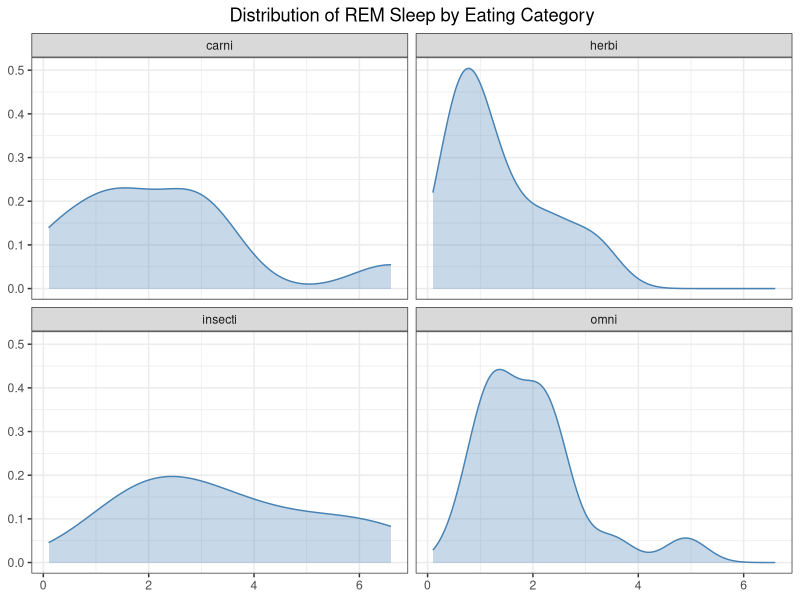

Reproduce this figure in R.
# Analysis of variance (ANOVA)

library(tidyverse)
View(msleep)

# H0 = the average rem sleep of each vore categories are same

my_data <- msleep %>% 
  select(vore, sleep_rem) %>% 
  drop_na()

model_1 <- aov(sleep_rem ~ vore, data = my_data)
summary(model_1)

# Or
msleep %>% 
  select(vore, sleep_rem) %>% 
  drop_na() %>% 
  aov(sleep_rem ~ vore, data = .) %>% 
  summary()

# if p-value < 0.05 , statistically insignificant, reject H0


# graphics
msleep %>% 
  select(vore, sleep_rem) %>% 
  drop_na() %>% 
  ggplot(aes(sleep_rem)) +
  geom_density(fill = "steelblue", 
               color = 'steelblue',
               alpha = 0.3)+
  facet_wrap(~ vore)+
  labs(title = "Distribution of REM Sleep by Eating Category",
       x = NULL, y = NULL)+
  theme_bw() +
  theme(plot.title = element_text(hjust = 0.5))


